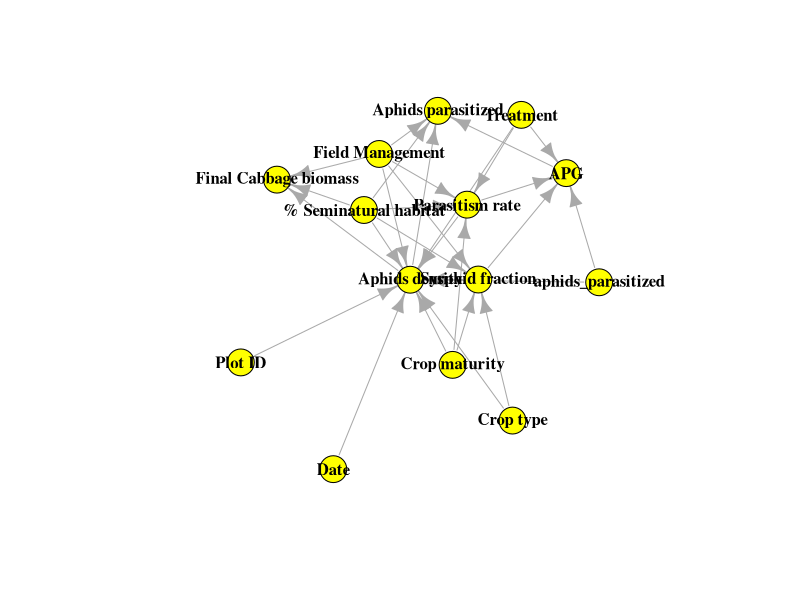
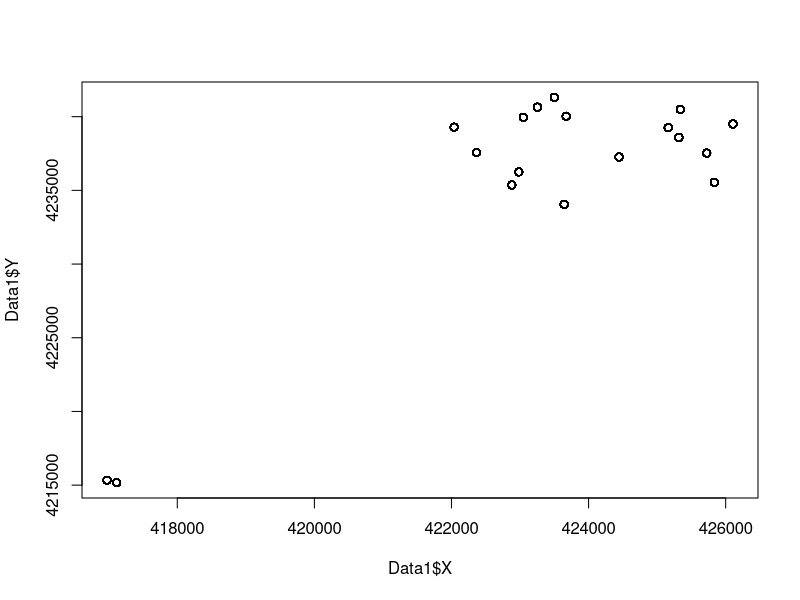
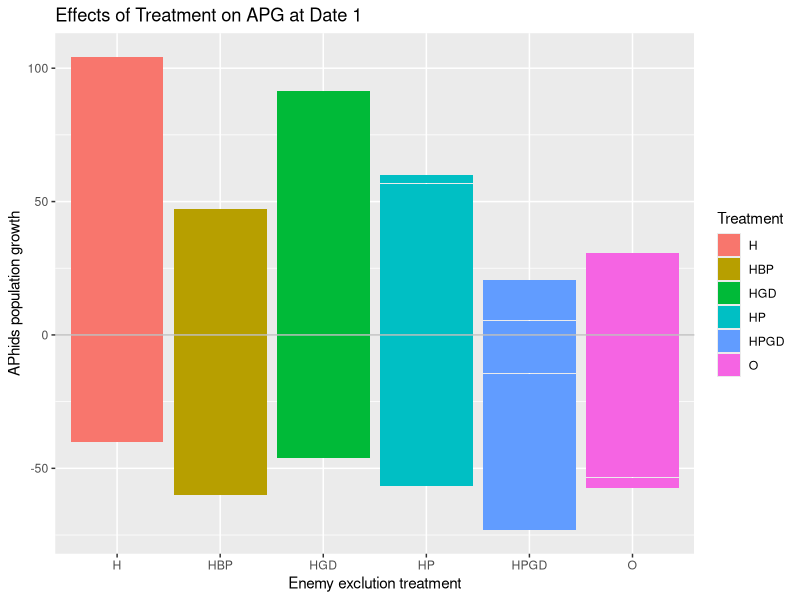
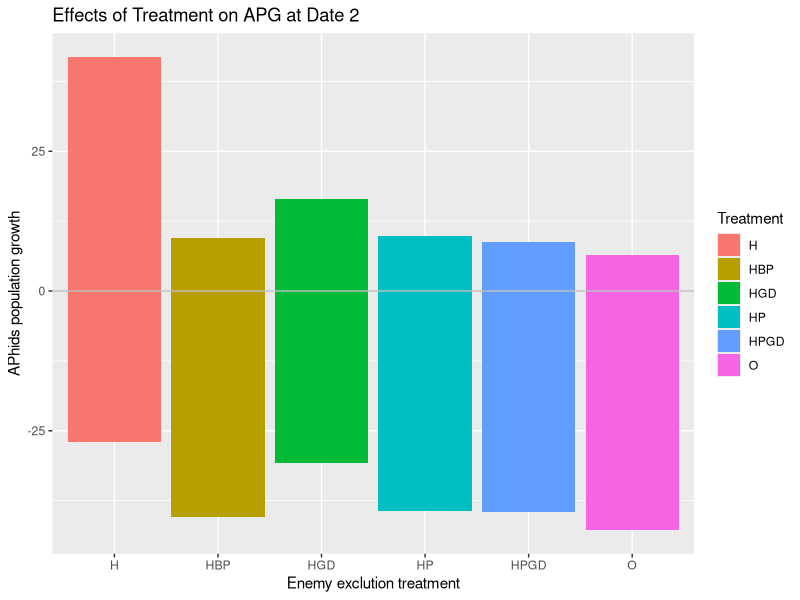
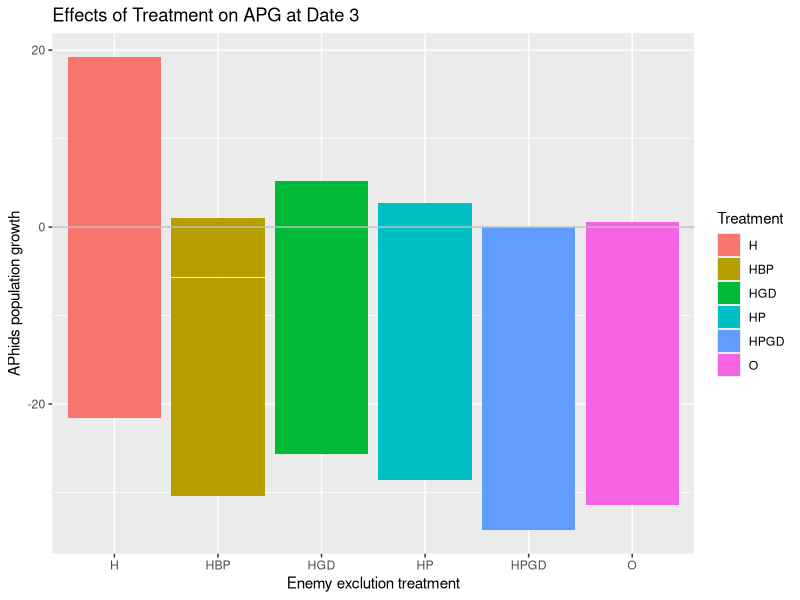
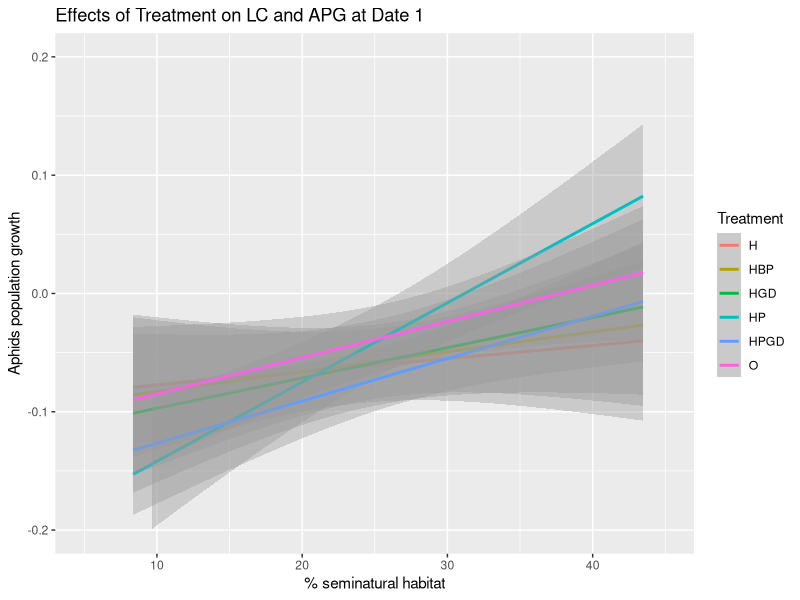
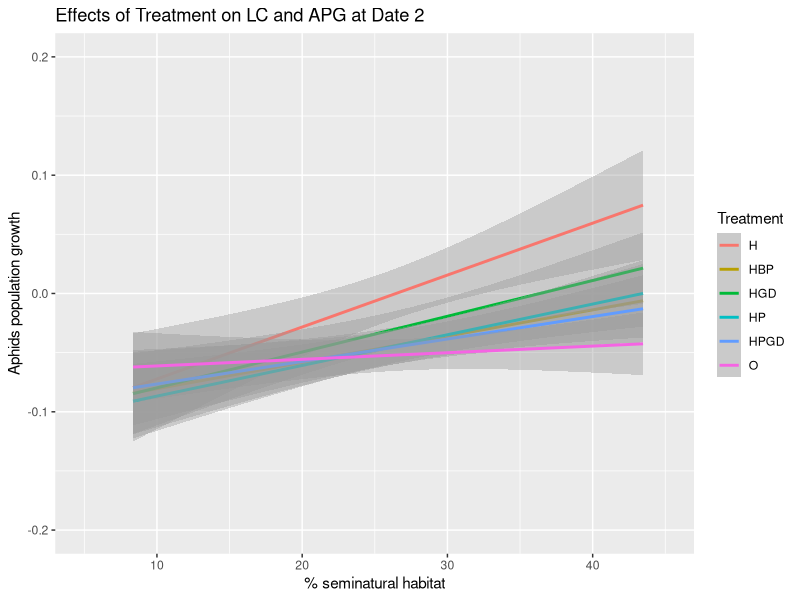
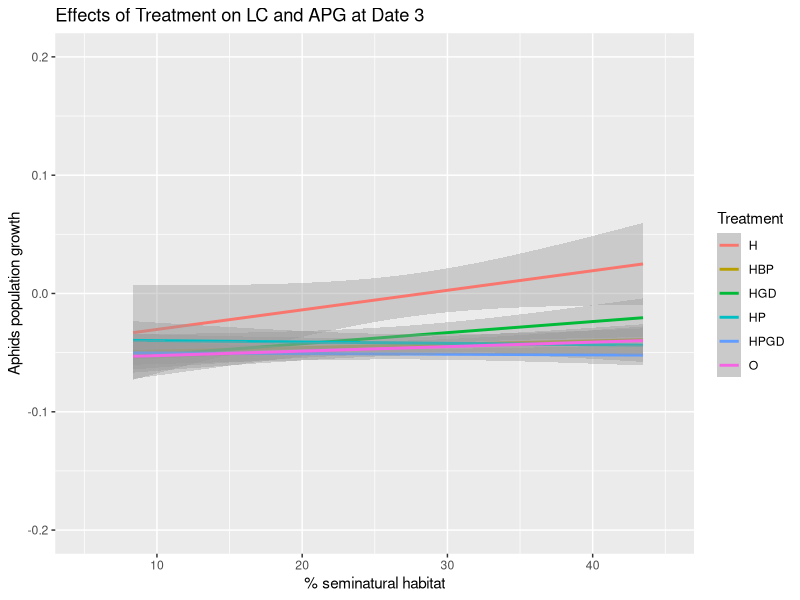

Recreate these plots in R, in order.
## ---- chunk 1
knitr::opts_chunk$set(echo = TRUE) 
# install.packages("readxl")
# install.packages("igraph")
library(readxl)
library(igraph)
## ---- chunk 2

links <- read_excel("Data/Relationships between variables.xlsx")
network <- graph_from_data_frame(d = links, directed = T) 
plot(network, vertex.color = "yellow", edge.arrow.size = 1, vertex.label.font = 2, vertex.label.color = "black")
## ---- chunk 3
Data1 <- read.table("Data/Project data.csv", header = TRUE, dec = ",", sep = ";")
plot(Data1$X, Data1$Y)
## ---- chunk 4
#import data file
# library(readr)
# Data1 <- read.table("Project data.csv", header = TRUE, dec = ",", sep =";")

###dataframe for sampling date1 
DATE1 <- Data1[Data1$Date == "1", ]
DATE1_700 <- subset(DATE1, DATE1$BUFF_DIST == "700")

## ---- chunk 5
#calculate the aphids population growth at date1
logNaphids_D1_bar <- log(DATE1$aphid_live + 1) - log(DATE1$aphidsinoculated_init + 1) 
APG_D1_bar <- logNaphids_D1_bar/10
#dataframe for seminatural habitat and aphids population growth at date1 
DATE1APG_bar <- data.frame(DATE1,APG_D1_bar)
## ---- chunk 6
#plot
library(ggplot2)
Bar_APGD1 <- ggplot(DATE1APG_bar, aes(x = Treatment, y = APG_D1_bar, fill = Treatment))
Bar_APGD1 <- Bar_APGD1 + geom_bar(stat = "identity")
Bar_APGD1 <- Bar_APGD1 + labs(x = "Enemy exclution treatment", y = "APhids population growth", title = "Effects of Treatment on APG at Date 1")
Bar_APGD1 <- Bar_APGD1 + geom_hline(yintercept = 0, colour = "grey") 
#Bar_APGD1 <- Bar_APGD1 + ylim(-0.1 , 0.15)
plot(Bar_APGD1)
## ---- chunk 7
####dataframe for sampling date2
DATE2 <- Data1[Data1$Date == "2", ]
DATE2_700 <- subset(DATE2, DATE2$BUFF_DIST == "700")

#Bar graph
#calculate the aphids population growth at date1
logNaphids_D2_bar <- log(DATE2$aphid_live + 1) - log(DATE2$aphidsinoculated_init + 1) 
APG_D2_bar <- logNaphids_D2_bar/20

#dataframe for seminatural habitat and aphids population growth at date1 
DATE2APG_bar <- data.frame(DATE2,APG_D2_bar)

#plot
Bar_APGD2 <- ggplot(DATE2APG_bar, aes(x = Treatment, y = APG_D2_bar, fill = Treatment))
Bar_APGD2 <- Bar_APGD2 + geom_bar(stat = "identity")
Bar_APGD2 <- Bar_APGD2 + labs(x = "Enemy exclution treatment", y = "APhids population growth", title = "Effects of Treatment on APG at Date 2")
Bar_APGD2 <- Bar_APGD2 + geom_hline(yintercept = 0, colour = "grey") 
plot(Bar_APGD2)

## ---- chunk 8
####dataframe for sampling date3
DATE3 <- Data1[Data1$Date == "3", ]
DATE3_700 <- subset(DATE3, DATE3$BUFF_DIST == "700")

#calculate the aphids population growth at date1
logNaphids_D3_bar <- log(DATE3$aphid_live + 1) - log(DATE3$aphidsinoculated_init + 1) 
APG_D3_bar <- logNaphids_D3_bar/30

#dataframe for seminatural habitat and aphids population growth at date1 
DATE3APG_bar <- data.frame(DATE3,APG_D3_bar)

#plot
Bar_APGD3 <- ggplot(DATE3APG_bar, aes(x = Treatment, y = APG_D3_bar, fill = Treatment))
Bar_APGD3 <- Bar_APGD3 + geom_bar(stat = "identity")
Bar_APGD3 <- Bar_APGD3 + labs(x = "Enemy exclution treatment", y = "APhids population growth", title = "Effects of Treatment on APG at Date 3")
Bar_APGD3 <- Bar_APGD3 + geom_hline(yintercept = 0, colour = "grey") 
plot(Bar_APGD3)


## ---- chunk 9
#calculate the aphids population growth at date1  
logNaphids_D1_line <- log(DATE1_700$aphid_live + 1) - log(DATE1_700$aphidsinoculated_init + 1) 
APG_D1_line <- logNaphids_D1_line/10 
## ---- chunk 10
#dataframe for seminatural habitat and aphids population growth at date1   
DATE1APG_line <- data.frame(DATE1_700,APG_D1_line)  
## ---- chunk 11
#barplot for % Seminatural habitat and APhid population growth
Line_APGD1 <- ggplot(DATE1APG_line, aes(x = Pt.seminatural, y = APG_D1_line, color = Treatment))
Line_APGD1 <- Line_APGD1 + labs(x = "% seminatural habitat", y = "Aphids population growth", title = "Effects of Treatment on LC and APG at Date 1")
Line_APGD1 <- Line_APGD1 + geom_smooth(method = "lm")
Line_APGD1 <- Line_APGD1 + xlim(5,45) + ylim(-0.2 , 0.2)
print(Line_APGD1)
## ---- chunk 12
#calculate the aphids population growth at date1
logNaphids_D2_line <- log(DATE2_700$aphid_live + 1) - log(DATE2_700$aphidsinoculated_init + 1) 
APG_D2_line <- logNaphids_D2_line/20

#dataframe for seminatural habitat and aphids population growth at date1 
DATE2APG_line <- data.frame(DATE2_700,APG_D2_line)

#barplot for % Seminatural habitat and APhid population growth
Line_APGD2 <- ggplot(DATE2APG_line, aes(x = Pt.seminatural, y = APG_D2_line, color = Treatment))
Line_APGD2 <- Line_APGD2 + labs(x = "% seminatural habitat", y = "Aphids population growth", title = "Effects of Treatment on LC and APG at Date 2")
# for scatter plot: use geom_point()
Line_APGD2 <- Line_APGD2 + geom_smooth(method = "lm")
Line_APGD2 <- Line_APGD2 + xlim(5,45) + ylim(-0.2 , 0.2)
print(Line_APGD2)
## ---- chunk 13
#calculate the aphids population growth at date1
logNaphids_D3_line <- log(DATE3_700$aphid_live + 1) - log(DATE3_700$aphidsinoculated_init + 1) 
APG_D3_line <- logNaphids_D3_line/30

#dataframe for seminatural habitat and aphids population growth at date1 
DATE3APG_line <- data.frame(DATE3_700,APG_D3_line)

#barplot for % Seminatural habitat and APhid population growth
Line_APGD3 <- ggplot(DATE3APG_line, aes(x = Pt.seminatural, y = APG_D3_line, color = Treatment))
Line_APGD3 <- Line_APGD3 + labs(x = "% seminatural habitat", y = "Aphids population growth", title = "Effects of Treatment on LC and APG at Date 3")
# for scatter plot: use geom_point()
Line_APGD3 <- Line_APGD3 + geom_smooth(method = "lm")
Line_APGD3 <- Line_APGD3 + xlim(5,45) + ylim(-0.2 , 0.2)
print(Line_APGD3)

## ---- chunk 14
#dataframe for sampling date1 
DATE1 <- Data1[Data1$Date == "1", ]
DATE1_200 <-  subset(DATE1, DATE1$BUFF_DIST == "200")

# parasitism rate 
PR_D1_bar　<- DATE1$aphid_parasitized/(DATE1$aphid_live + DATE1$aphid_parasitized)

#add parasitism rate to the dataframe 
DATE1PR_bar <- data.frame(DATE1,PR_D1_bar)

#plot
Bar_PRD1 <- ggplot(DATE1PR_bar, aes(x = Treatment, y = PR_D1_bar, fill = Treatment))
Bar_PRD1 <- Bar_PRD1 + geom_bar(stat = "identity")
Bar_PRD1 <- Bar_PRD1 + labs(x = "Enemy exclution treatment", y = "Parasitism rate", title = "Effects of Treatment on PR at Date 1")
plot(Bar_PRD1)

## ---- chunk 15
# parasitism rate 
PR_D2_bar　<- DATE2$aphid_parasitized/(DATE2$aphid_live + DATE2$aphid_parasitized)

#dataframe including PR
DATE2PR_bar <- data.frame(DATE2,PR_D2_bar)

#plot
Bar_PRD2 <- ggplot(DATE2PR_bar, aes(x = Treatment, y = PR_D2_bar, fill = Treatment))
Bar_PRD2 <- Bar_PRD2 + geom_bar(stat = "identity")
Bar_PRD2 <- Bar_PRD2 + labs(x = "Enemy exclution treatment", y = "Parasitism rate", title = "Effects of Treatment on PR at Date 2")
plot(Bar_PRD2)

## ---- chunk 16
# parasitism rate - Treatment
PR_D3_bar　<- DATE3$aphid_parasitized/(DATE3$aphid_live + DATE3$aphid_parasitized)

#dataframe including parasitism rate at date3 
DATE3PR_bar <- data.frame(DATE3,PR_D3_bar)

#plot 
Bar_PRD3 <- ggplot(DATE3PR_bar, aes(x = Treatment, y = PR_D3_bar, fill = Treatment))
Bar_PRD3 <- Bar_PRD3 + geom_bar(stat = "identity")
Bar_PRD3 <- Bar_PRD3 + labs(x = "Enemy exclution treatment", y = "Parasitism rate", title = "Effects of Treatment on PR at Date 3")
plot(Bar_PRD3)

## ---- chunk 17
#Data1 <- read.table("Project data.csv", header = TRUE, dec = ",", sep =";")
Date_1 <- Data1[Data1$Date == "1", ]
syrphid_fraction <- (Date_1$syrphidl_p / ((Date_1$aphid_live) + (Date_1$syrphidl_p)))
Date_1$syrphid_fraction <- syrphid_fraction

Date1buff <- subset(Date_1, BUFF_DIST == 900)

# lm using Date_1
lm1 <- lm(Date1buff$syrphid_fraction ~ Date1buff$Pt.seminatural)

# ggplot using Date1buff
ggplot(Date1buff, aes(x = Pt.seminatural, y = syrphid_fraction, 
                   color = Treatment)) +
  geom_jitter() +
  geom_smooth(method = "exp")
## ---- chunk 18
#barplot using Date_1
G1 <- ggplot(Date_1, aes(x = Treatment, y = syrphid_fraction, fill = Treatment)) +
  geom_bar(stat = "identity") +
  labs(x = "Treatment", y = "Syrphid fraction", title = "Effect of NE treatment on syrphid fraction at Date 1")
print(G1)
## ---- chunk 19
# lm using Date_2
Date_2 <- Data1[Data1$Date == "2", ]
syrphid_fraction <- (Date_2$syrphidl_p / ((Date_2$aphid_live) + (Date_2$syrphidl_p)))
Date_2$syrphid_fraction <- syrphid_fraction

Date2buff <- subset(Date_2, BUFF_DIST == 900)

lm1 <- lm(Date_2$syrphid_fraction ~ Date_2$Pt.seminatural)

# ggplot using Date2buff
ggplot(Date2buff, aes(x = Pt.seminatural, y = syrphid_fraction, 
                      color = Treatment)) +
  geom_jitter() +
  geom_smooth(method = "exp")
## ---- chunk 20
#barplot using Date_2
G1 <- ggplot(Date_2, aes(x = Treatment, y = syrphid_fraction, fill = Treatment)) +
  geom_bar(stat = "identity") +
  labs(x = "Treatment", y = "Syrphid fraction", title = "Effect of NE treatment on syrphid fraction at Date 2")
print(G1)

## ---- chunk 21
Date_3 <- Data1[Data1$Date == "3", ]
syrphid_fraction <- (Date_3$syrphidl_p / ((Date_3$aphid_live) + (Date_3$syrphidl_p)))
Date_3$syrphid_fraction <- syrphid_fraction

Date3buff <- subset(Date_3, BUFF_DIST == 900)


# lm using Date_3
lm1 <- lm(Date_3$syrphid_fraction ~ Date_3$Pt.seminatural)

# ggplot using Date3buff
ggplot(Date3buff, aes(x = Pt.seminatural, y = syrphid_fraction, 
                      color = Treatment)) +
  geom_jitter() +
  geom_smooth(method = "exp")
## ---- chunk 22
#barplot using Date_3
G1 <- ggplot(Date_3, aes(x = Treatment, y = syrphid_fraction, fill = Treatment)) +
  geom_bar(stat = "identity") +
  labs(x = "Treatment", y = "Syrphid fraction", title = "Effect of NE treatment on syrphid fraction at Date 3")
print(G1)

# one inconsistency: second highest number should not be HPGD, but HGD according to the article. 

